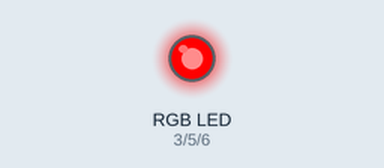
Simulated run of this sketch. Board: Arduino Uno, built with avr-gcc and run on an emulated ATmega328P. On the bench: an RGB LED mixed from three pins (HIGH = lit).

Above: at 0.05 s.
At 0.75 s:
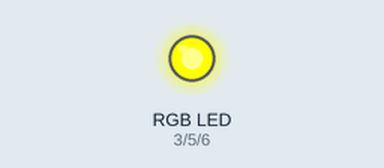
At 1.5 s:
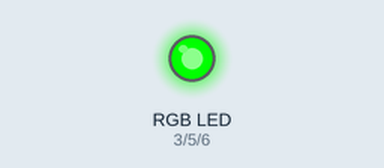
At 1.85 s:
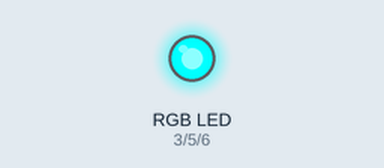
At 2.25 s:
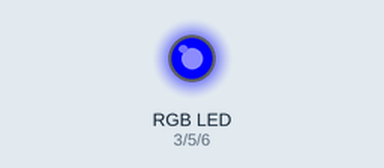
At 3.05 s:
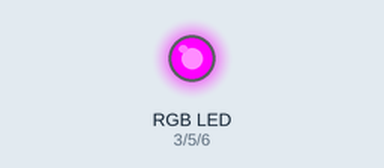
Timing chart, 0 to 7.2 s (numbered marks = the images above):
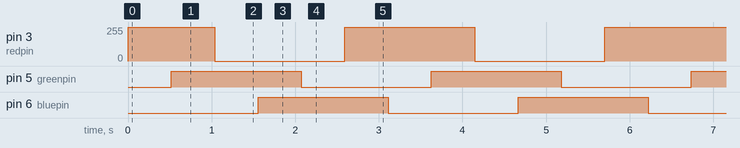

The sketch:

LedRGB.ino
```cpp
#define redpin 3
#define greenpin 5
#define bluepin 6
int r = 255;
int g = 0;
int b = 0;
void setup() {
  pinMode(redpin, OUTPUT);
  pinMode(greenpin, OUTPUT);
  pinMode(bluepin, OUTPUT);
}

void rgb(int r, int g, int b) {
  analogWrite(redpin, r);
  analogWrite(greenpin, g);
  analogWrite(bluepin, b);
}

void loop() {
  for (int i = 0; i < 255; i++) {
    rgb(r, g, b);
    g++;
    delay(2);
  }
  for (int i = 0; i < 255; i++) {
    rgb(r, g, b);
    r--;
    delay(2);
  }
  for (int i = 0; i < 255; i++) {
    rgb(r, g, b);
    b++;
    delay(2);
  }
  for (int i = 0; i < 255; i++) {
    rgb(r, g, b);
    g--;
    delay(2);
  }
  for (int i = 0; i < 255; i++) {
    rgb(r, g, b);
    r++;
    delay(2);
  }
  for (int i = 0; i < 255; i++) {
    rgb(r, g, b);
    b--;
    delay(2);
  }
}
```

Measured:
- by itself, pin 3 (redpin): repeats every 3.1 s: 0/255 1.6 s, 255/255 1.6 s
- by itself, pin 5 (greenpin), pin 6 (bluepin): alternates HIGH for 1.6 s and LOW for 1.6 s
